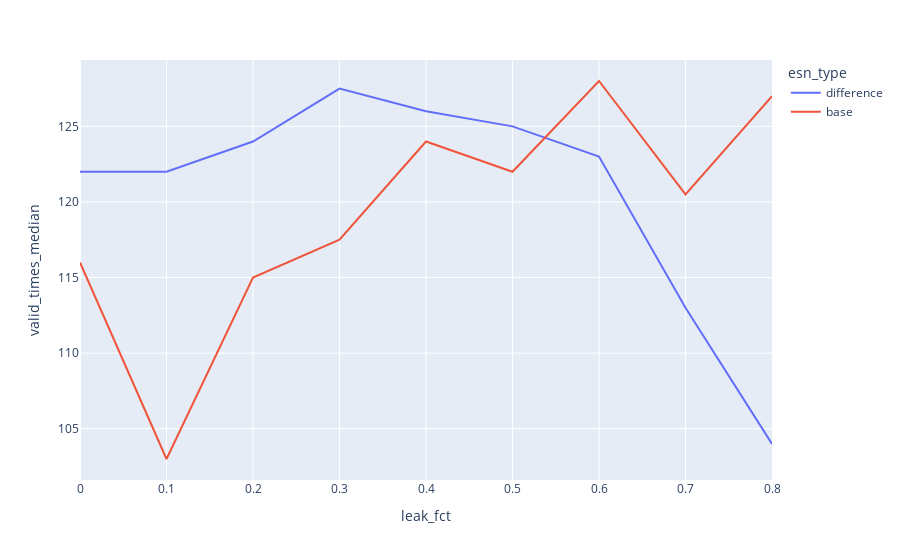

Write notebook code for a chart like this one.
### Code cell
fig = df_vt.plot.line(x="leak_fct", y="valid_times_median", color="esn_type")
fig.show()

### Figure 1 — Plotly figure (JSON) as saved in the notebook; plotly's stock layout.template omitted (floating-point values rounded to 4 significant figures)
{"data": [{"hovertemplate": "esn_type=difference<br>leak_fct=%{x}<br>valid_times_median=%{y}<extra></extra>", "legendgroup": "difference", "line": {"color": "#636efa", "dash": "solid"}, "marker": {"symbol": "circle"}, "mode": "lines", "name": "difference", "orientation": "v", "showlegend": true, "type": "scatter", "x": [0.0, 0.1, 0.2, 0.3, 0.4, 0.5, 0.6, 0.7, 0.8], "xaxis": "x", "y": [122.0, 122.0, 124.0, 127.5, 126.0, 125.0, 123.0, 113.0, 104.0], "yaxis": "y"}, {"hovertemplate": "esn_type=base<br>leak_fct=%{x}<br>valid_times_median=%{y}<extra></extra>", "legendgroup": "base", "line": {"color": "#EF553B", "dash": "solid"}, "marker": {"symbol": "circle"}, "mode": "lines", "name": "base", "orientation": "v", "showlegend": true, "type": "scatter", "x": [0.0, 0.1, 0.2, 0.3, 0.4, 0.5, 0.6, 0.7, 0.8], "xaxis": "x", "y": [116.0, 103.0, 115.0, 117.5, 124.0, 122.0, 128.0, 120.5, 127.0], "yaxis": "y"}], "layout": {"legend": {"title": {"text": "esn_type"}, "tracegroupgap": 0}, "margin": {"t": 60}, "xaxis": {"anchor": "y", "domain": [0.0, 1.0], "title": {"text": "leak_fct"}}, "yaxis": {"anchor": "x", "domain": [0.0, 1.0], "title": {"text": "valid_times_median"}}}}
